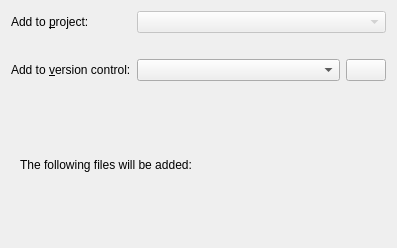
<?xml version="1.0" encoding="UTF-8"?>
<ui version="4.0">
 <class>ProjectExplorer::Internal::WizardPage</class>
 <widget class="QWizardPage" name="ProjectExplorer::Internal::WizardPage">
  <property name="geometry">
   <rect>
    <x>0</x>
    <y>0</y>
    <width>397</width>
    <height>248</height>
   </rect>
  </property>
  <property name="title">
   <string>Project Management</string>
  </property>
  <layout class="QVBoxLayout" name="verticalLayout">
   <item>
    <layout class="QGridLayout" name="gridLayout">
     <item row="0" column="0">
      <widget class="QLabel" name="projectLabel">
       <property name="text">
        <string>Add to &amp;project:</string>
       </property>
       <property name="buddy">
        <cstring>projectComboBox</cstring>
       </property>
      </widget>
     </item>
     <item row="1" column="1" colspan="2">
      <widget class="QLabel" name="additionalInfo">
       <property name="text">
        <string/>
       </property>
       <property name="wordWrap">
        <bool>true</bool>
       </property>
      </widget>
     </item>
     <item row="2" column="0">
      <widget class="QLabel" name="addToVersionControlLabel">
       <property name="text">
        <string>Add to &amp;version control:</string>
       </property>
       <property name="buddy">
        <cstring>addToVersionControlComboBox</cstring>
       </property>
      </widget>
     </item>
     <item row="2" column="1">
      <widget class="QComboBox" name="addToVersionControlComboBox">
       <property name="sizePolicy">
        <sizepolicy hsizetype="MinimumExpanding" vsizetype="Fixed">
         <horstretch>0</horstretch>
         <verstretch>0</verstretch>
        </sizepolicy>
       </property>
      </widget>
     </item>
     <item row="2" column="2">
      <widget class="QPushButton" name="vcsManageButton">
       <property name="text">
        <string/>
       </property>
      </widget>
     </item>
     <item row="0" column="1" colspan="2">
      <widget class="Utils::TreeViewComboBox" name="projectComboBox">
       <property name="enabled">
        <bool>false</bool>
       </property>
       <property name="sizePolicy">
        <sizepolicy hsizetype="MinimumExpanding" vsizetype="Fixed">
         <horstretch>0</horstretch>
         <verstretch>0</verstretch>
        </sizepolicy>
       </property>
       <property name="sizeAdjustPolicy">
        <enum>QComboBox::AdjustToContents</enum>
       </property>
      </widget>
     </item>
    </layout>
   </item>
   <item>
    <widget class="QScrollArea" name="scrollArea">
     <property name="frameShape">
      <enum>QFrame::NoFrame</enum>
     </property>
     <property name="frameShadow">
      <enum>QFrame::Plain</enum>
     </property>
     <property name="verticalScrollBarPolicy">
      <enum>Qt::ScrollBarAsNeeded</enum>
     </property>
     <property name="widgetResizable">
      <bool>true</bool>
     </property>
     <widget class="QWidget" name="scrollAreaWidgetContents">
      <property name="geometry">
       <rect>
        <x>0</x>
        <y>0</y>
        <width>379</width>
        <height>154</height>
       </rect>
      </property>
      <layout class="QVBoxLayout" name="verticalLayout_2">
       <item>
        <widget class="QLabel" name="filesLabel">
         <property name="text">
          <string>The following files will be added:



</string>
         </property>
         <property name="alignment">
          <set>Qt::AlignBottom|Qt::AlignLeading|Qt::AlignLeft</set>
         </property>
         <property name="textInteractionFlags">
          <set>Qt::LinksAccessibleByMouse|Qt::TextSelectableByKeyboard|Qt::TextSelectableByMouse</set>
         </property>
        </widget>
       </item>
      </layout>
     </widget>
    </widget>
   </item>
  </layout>
 </widget>
 <customwidgets>
  <customwidget>
   <class>Utils::TreeViewComboBox</class>
   <extends>QComboBox</extends>
   <header location="global">utils/treeviewcombobox.hpp</header>
  </customwidget>
 </customwidgets>
 <tabstops>
  <tabstop>projectComboBox</tabstop>
  <tabstop>addToVersionControlComboBox</tabstop>
  <tabstop>vcsManageButton</tabstop>
  <tabstop>scrollArea</tabstop>
 </tabstops>
 <resources/>
 <connections/>
</ui>
